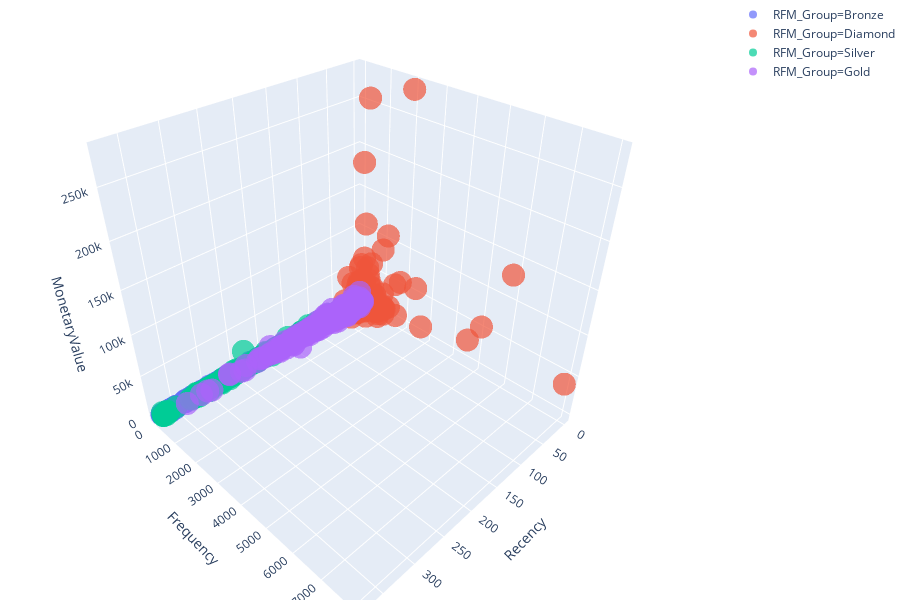

The notebook cell saved with this chart:
### Code cell
fig = px.scatter_3d(df_rfm, x='Recency', y='Frequency', z='MonetaryValue',
              color='RFM_Group', opacity=0.7)

# tight layout
fig.update_layout(margin=dict(l=0, r=0, b=0, t=0))

### Figure 1 — Plotly figure (JSON) as saved in the notebook; plotly's stock layout.template omitted (floating-point values rounded to 4 significant figures; data arrays with more than 128 entries replaced by an {"elided": "..."} marker saying what was removed)
{"data": [{"hoverlabel": {"namelength": 0}, "hovertemplate": "RFM_Group=Bronze<br>Recency=%{x}<br>Frequency=%{y}<br>MonetaryValue=%{z}", "legendgroup": "RFM_Group=Bronze", "marker": {"color": "#636efa", "opacity": 0.7, "symbol": "circle"}, "mode": "markers", "name": "RFM_Group=Bronze", "scene": "scene", "showlegend": true, "type": "scatter3d", "x": {"elided": "1293 int values"}, "y": {"elided": "1293 int values"}, "z": {"elided": "1293 float values"}}, {"hoverlabel": {"namelength": 0}, "hovertemplate": "RFM_Group=Diamond<br>Recency=%{x}<br>Frequency=%{y}<br>MonetaryValue=%{z}", "legendgroup": "RFM_Group=Diamond", "marker": {"color": "#EF553B", "opacity": 0.7, "symbol": "circle"}, "mode": "markers", "name": "RFM_Group=Diamond", "scene": "scene", "showlegend": true, "type": "scatter3d", "x": {"elided": "944 int values"}, "y": {"elided": "944 int values"}, "z": {"elided": "944 float values"}}, {"hoverlabel": {"namelength": 0}, "hovertemplate": "RFM_Group=Silver<br>Recency=%{x}<br>Frequency=%{y}<br>MonetaryValue=%{z}", "legendgroup": "RFM_Group=Silver", "marker": {"color": "#00cc96", "opacity": 0.7, "symbol": "circle"}, "mode": "markers", "name": "RFM_Group=Silver", "scene": "scene", "showlegend": true, "type": "scatter3d", "x": {"elided": "1113 int values"}, "y": {"elided": "1113 int values"}, "z": {"elided": "1113 float values"}}, {"hoverlabel": {"namelength": 0}, "hovertemplate": "RFM_Group=Gold<br>Recency=%{x}<br>Frequency=%{y}<br>MonetaryValue=%{z}", "legendgroup": "RFM_Group=Gold", "marker": {"color": "#ab63fa", "opacity": 0.7, "symbol": "circle"}, "mode": "markers", "name": "RFM_Group=Gold", "scene": "scene", "showlegend": true, "type": "scatter3d", "x": {"elided": "1022 int values"}, "y": {"elided": "1022 int values"}, "z": {"elided": "1022 float values"}}], "layout": {"height": 600, "legend": {"tracegroupgap": 0}, "margin": {"b": 0, "l": 0, "r": 0, "t": 0}, "scene": {"domain": {"x": [0, 1], "y": [0, 1]}, "xaxis": {"title": {"text": "Recency"}}, "yaxis": {"title": {"text": "Frequency"}}, "zaxis": {"title": {"text": "MonetaryValue"}}}}}
